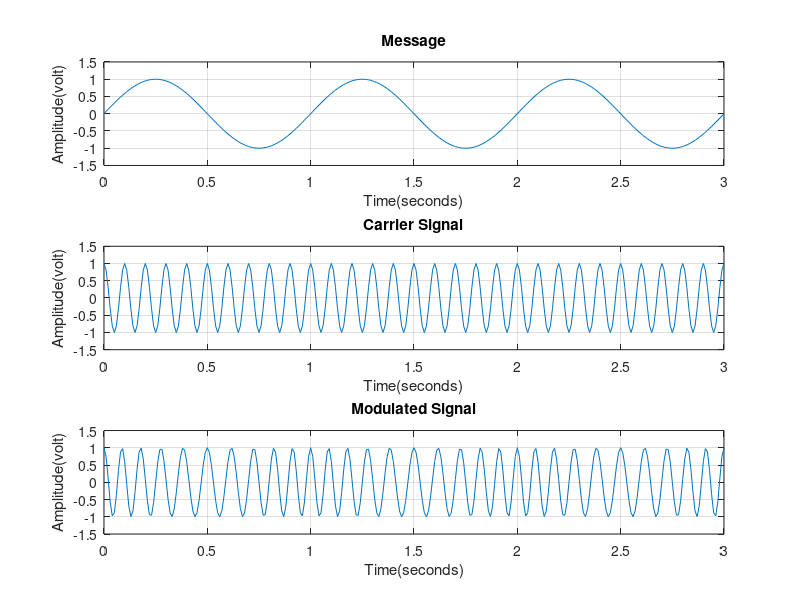

MATLAB code to generate this figure:
t = 0:0.01:3;                 
fc = 10;                   
m = sin(2*pi*t);
kp  = pi/2;                 % phase deviation constant
carrier = cos(2*pi*fc*t);
modulated = cos(2*pi*fc*t + kp*m);
subplot (3,1,1);
plot (t,m);
axis([0 3 -1.5 1.5]);
xlabel('Time(seconds)');
ylabel('Amplitude(volt)');
title('Message');
grid on;
subplot (3,1,2);
plot (t,carrier);
axis([0 3 -1.5 1.5]);
xlabel('Time(seconds)');
ylabel('Amplitude(volt)');
title('Carrier Signal');
grid on;
 
subplot (3,1,3);
plot (t,modulated);
axis([0 3 -1.5 1.5]);
xlabel('Time(seconds)');
ylabel('Amplitude(volt)');
title('Modulated Signal');
grid on;
